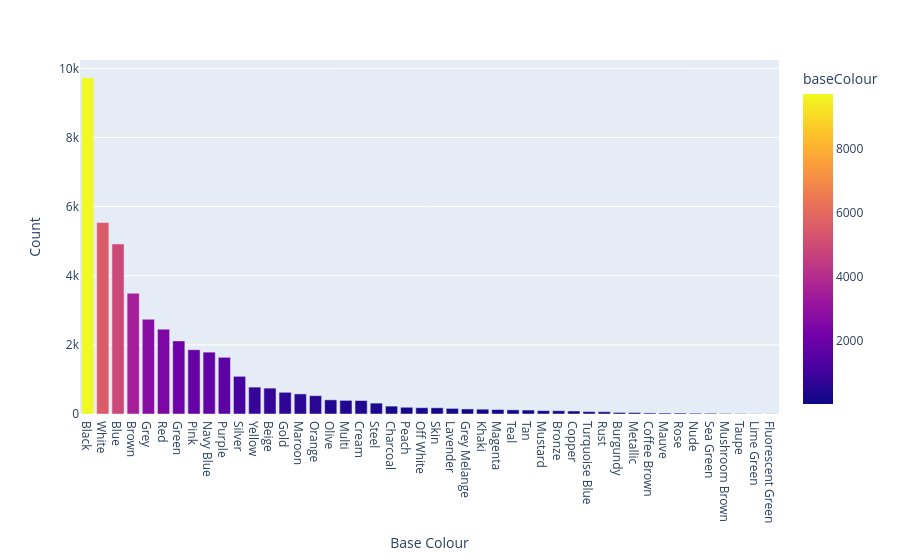

Write notebook code for a chart like this one.
### Code cell
fig = px.bar(basecount, x=basecount.index, y=basecount.values,color='baseColour',labels={'index':'Base Colour',
                                                                              'y':'Count'})
fig.show()

### Figure 1 — Plotly figure (JSON) as saved in the notebook; plotly's stock layout.template omitted (floating-point values rounded to 4 significant figures)
{"data": [{"alignmentgroup": "True", "hovertemplate": "Base Colour=%{x}<br>Count=%{y}<br>baseColour=%{marker.color}<extra></extra>", "legendgroup": "", "marker": {"color": [9728, 5538, 4918, 3494, 2741, 2455, 2115, 1860, 1789, 1640, 1090, 778, 749, 628, 581, 530, 410, 394, 390, 315, 228, 195, 182, 179, 162, 146, 139, 129, 120, 114, 97, 95, 86, 69, 66, 45, 43, 31, 29, 28, 23, 22, 16, 11, 6, 5], "coloraxis": "coloraxis", "pattern": {"shape": ""}}, "name": "", "offsetgroup": "", "orientation": "v", "showlegend": false, "textposition": "auto", "x": ["Black", "White", "Blue", "Brown", "Grey", "Red", "Green", "Pink", "Navy Blue", "Purple", "Silver", "Yellow", "Beige", "Gold", "Maroon", "Orange", "Olive", "Multi", "Cream", "Steel", "Charcoal", "Peach", "Off White", "Skin", "Lavender", "Grey Melange", "Khaki", "Magenta", "Teal", "Tan", "Mustard", "Bronze", "Copper", "Turquoise Blue", "Rust", "Burgundy", "Metallic", "Coffee Brown", "Mauve", "Rose", "Nude", "Sea Green", "Mushroom Brown", "Taupe", "Lime Green", "Fluorescent Green"], "xaxis": "x", "y": [9728, 5538, 4918, 3494, 2741, 2455, 2115, 1860, 1789, 1640, 1090, 778, 749, 628, 581, 530, 410, 394, 390, 315, 228, 195, 182, 179, 162, 146, 139, 129, 120, 114, 97, 95, 86, 69, 66, 45, 43, 31, 29, 28, 23, 22, 16, 11, 6, 5], "yaxis": "y", "type": "bar"}], "layout": {"xaxis": {"anchor": "y", "domain": [0, 1], "title": {"text": "Base Colour"}, "type": "category", "range": [-0.5, 45.5], "autorange": true}, "yaxis": {"anchor": "x", "domain": [0, 1], "title": {"text": "Count"}, "type": "linear", "range": [0, 10240], "autorange": true}, "coloraxis": {"colorbar": {"title": {"text": "baseColour"}}, "colorscale": [[0, "#0d0887"], [0.1111, "#46039f"], [0.2222, "#7201a8"], [0.3333, "#9c179e"], [0.4444, "#bd3786"], [0.5556, "#d8576b"], [0.6667, "#ed7953"], [0.7778, "#fb9f3a"], [0.8889, "#fdca26"], [1, "#f0f921"]]}, "legend": {"tracegroupgap": 0}, "margin": {"t": 60}, "barmode": "relative", "autosize": true}}
